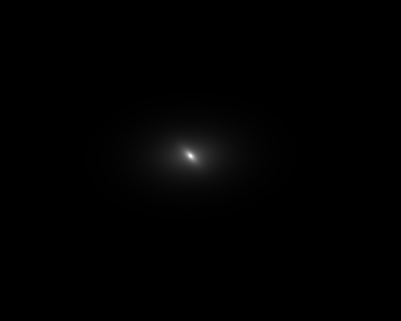
#> input picture Resultados_sersic_exp/model_sersic_exp.fits, 401 x 321 px; the run also reads 1 picture not shown here
$ python plot_profil.py
#> lines starting #> are read from the running program, lines starting #| are printed output that depends on the picture; after the words box and inside, x2 and y2 are one past the last pixel; in counts of white or black regions, pixels touching at a corner belong together
import numpy as np
import matplotlib.pyplot as plt
from astropy.io import fits
from photutils.isophote import EllipseGeometry, Ellipse

PIX = 0.396          # arcsec/px
ZP = 23.7458         # = -ZCAL, siehe Hinweis unten

def profile(img, mask, x0, y0, eps, pa_imfit, rmax=160, dr=1.0):
    yy, xx = np.indices(img.shape)
    th = np.radians(pa_imfit + 90)                 # wie im Bericht: θ = PA + 90°
    dx, dy = xx - x0, yy - y0
    xp = dx * np.cos(th) + dy * np.sin(th)
    yp = -dx * np.sin(th) + dy * np.cos(th)
    a = np.hypot(xp, yp / (1 - eps))               # große Halbachse durch jeden Pixel

    edges = np.arange(0, rmax + dr, dr)
    r, I = [], []
    for lo, hi in zip(edges[:-1], edges[1:]):
        sel = (a >= lo) & (a < hi) & ~mask
        if sel.sum() > 10:
            r.append(0.5 * (lo + hi))
            I.append(img[sel].mean())
    r, I = np.array(r), np.array(I)
    ok = I > 0
    return r[ok] * PIX, -2.5 * np.log10(I[ok]) + ZP

data = fits.getdata("source/NGC0237_i.fits")
model = fits.getdata("Resultados_sersic_exp/model_sersic_exp.fits")
#> model is the input picture: shape (321, 401) >f4; min 0.0002, max 1844.6, mean 11.7
mask = fits.getdata("source/NGC0237_mask2D_new.fits") > 0
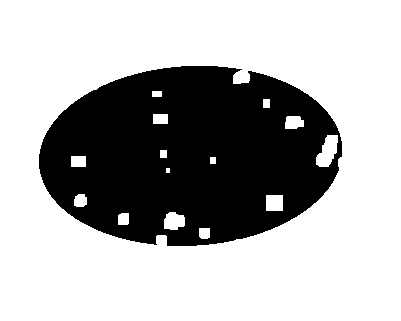
#> input picture source/NGC0237_mask2D_new.fits, 401 x 321 px
#> mask: shape (321, 401) bool; 68.7% white; 1 black region, box (x1, y1, x2, y2) and area: (39, 66, 342, 246) 40306

x0, y0 = 190.12, 155.40      # Imfit-Zentrum (191,12 / 156,40) minus 1 für Python
r_d, mu_d = profile(data, mask, x0, y0, eps=0.40, pa_imfit=87.7)
#> in profile, `a = np.hypot(xp, yp / (1 - eps))`:
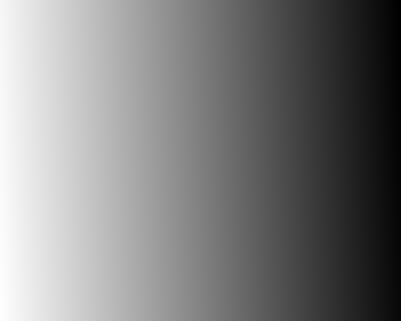
#> xp: shape (321, 401) float64; min -215.9, max 196.6, mean -9.7; drawn with min black and max white
#> the loop in profile, `for lo, hi in zip(edges[:-1], edges[1:]):` made 160 passes
#> pass 1, in profile, `sel = (a >= lo) & (a < hi) & ~mask`:
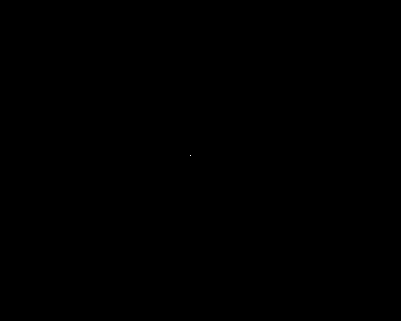
#> sel: shape (321, 401) bool; 0% white in thin lines or dots, all inside (x1, y1, x2, y2) = (190, 155, 191, 156)
#> after the loop in profile, `for lo, hi in zip(edges[:-1], edges[1:]):`: I = 150 values, max 1490.1 at index 0, min 1.83 at index 149, mean 116.6; r = 150 values from 2.5 to 152.5
#> r_d = 150 values from 0.99 to 60.39; mu_d = 150 values, max 23.09 at index 149, min 15.81 at index 0, mean 19.99
r_m, mu_m = profile(model, mask, x0, y0, eps=0.40, pa_imfit=87.7)
#> r_m = 150 values from 0.99 to 60.39; mu_m = 150 values from 15.86 to 23.73

# Komponenten aus den Imfit-Parametern (entlang der jeweiligen großen Achse)
n, I_e, r_e = 1.545, 214.124, 9.936
I_0, h = 657.853, 23.486
b = 1.9992 * n - 0.3271
r = np.linspace(0.5, 160, 300)                       # Pixel
I_b = I_e * np.exp(-b * ((r / r_e) ** (1 / n) - 1))
I_d = I_0 * np.exp(-r / h)
mu = lambda I: -2.5 * np.log10(I) + ZP

plt.plot(r_d, mu_d, "k.", label="Galaxia")
plt.plot(r_m, mu_m, "r-", label="Sérsic + Exponencial")
plt.plot(r * PIX, mu(I_b), "b--", label="Sérsic")
plt.plot(r * PIX, mu(I_d), "g--", label="Exponencial")
plt.gca().invert_yaxis()
plt.xlabel("R [arcsec]")
plt.ylabel("μ$_r$ [mag/arcsec²]")
plt.legend()
plt.savefig("profil_1d.png", dpi=150)
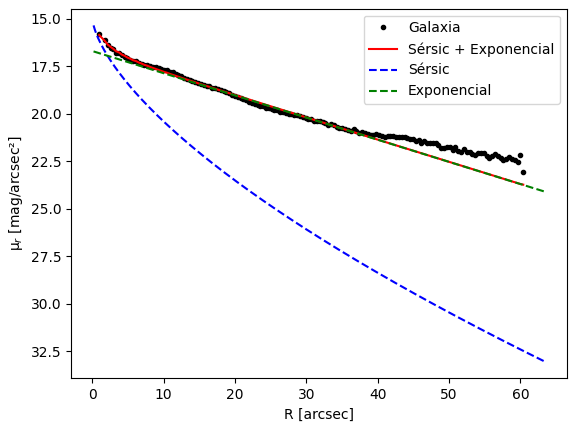
#> figure drawn by matplotlib, 1 panel; curve peaks at x = 60.39, y = 23.09; curve peaks at x = 60.39, y = 23.73; curve peaks at x = 63.36, y = 33.04
plt.show()
